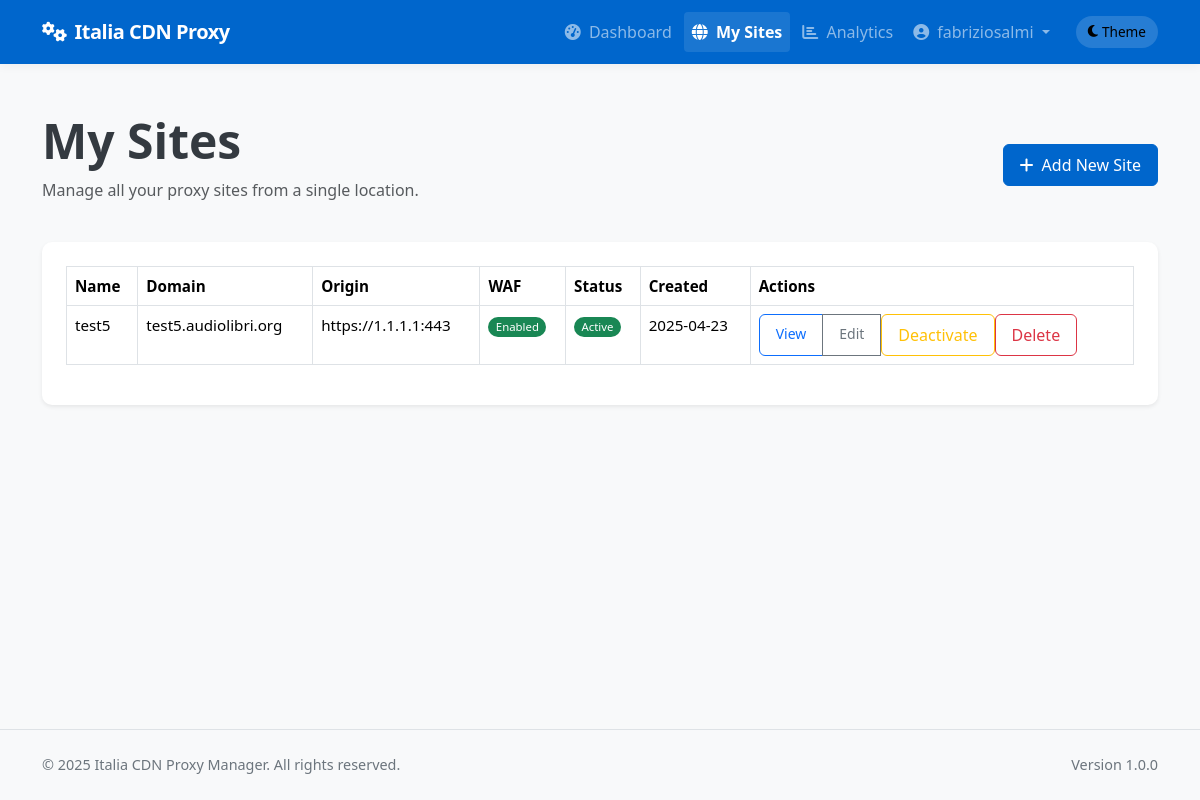
Screenshot of /client/sites (signed in) with the database file from the repository.
### app/models/models.py (models this page shows, shortened)
class User(db.Model, UserMixin):
    __tablename__ = 'users'
    id = db.Column(db.Integer, primary_key=True)
    username = db.Column(db.String(64), unique=True, index=True, nullable=False)
    email = db.Column(db.String(120), unique=True, index=True, nullable=False)
    password_hash = db.Column(db.String(128), nullable=False)
    role = db.Column(db.String(20), nullable=False, default='client')  # 'admin' or 'client'
    is_active = db.Column(db.Boolean, default=True)
    created_at = db.Column(db.DateTime, default=datetime.utcnow)
    last_login = db.Column(db.DateTime, nullable=True)
    sites = db.relationship('Site', backref='owner', lazy='dynamic')
    def is_admin(self):
        return self.role == 'admin'
    def is_client(self):
        return self.role == 'client'

class Site(db.Model):
    __tablename__ = 'sites'
    id = db.Column(db.Integer, primary_key=True)
    name = db.Column(db.String(64), nullable=False)
    domain = db.Column(db.String(255), unique=True, nullable=False)
    protocol = db.Column(db.String(10), nullable=False, default='https')  # http or https
    origin_protocol = db.Column(db.String(10), nullable=False, default='http')  # http or https for origin
    origin_address = db.Column(db.String(255), nullable=False)  # Backend server address
    origin_port = db.Column(db.Integer, nullable=False)
    user_id = db.Column(db.Integer, db.ForeignKey('users.id'), nullable=True)  # Allow null for discovered sites
    is_active = db.Column(db.Boolean, default=True)
    is_blocked = db.Column(db.Boolean, default=False)
    is_discovered = db.Column(db.Boolean, default=False)  # Whether this site was discovered from node
    use_waf = db.Column(db.Boolean, default=False)
    waf_rule_level = db.Column(db.String(10), default='basic')  # basic, medium, strict
    waf_custom_rules = db.Column(db.Text, nullable=True)  # Custom WAF rules
    waf_max_request_size = db.Column(db.Integer, default=1)  # Max request size in MB
    waf_request_timeout = db.Column(db.Integer, default=60)  # Request timeout in seconds
    waf_block_tor_exit_nodes = db.Column(db.Boolean, default=False)  # Block Tor exit nodes
    waf_rate_limiting_enabled = db.Column(db.Boolean, default=False)  # Enable rate limiting
    waf_rate_limiting_requests = db.Column(db.Integer, default=100)  # Requests per minute
    waf_rate_limiting_burst = db.Column(db.Integer, default=200)  # Burst requests
    force_https = db.Column(db.Boolean, default=True)  # New column to force HTTP to HTTPS redirect
    enable_cache = db.Column(db.Boolean, default=True)
    cache_time = db.Column(db.Integer, default=3600)  # Cache time in seconds, default 1 hour
    cache_static_time = db.Column(db.Integer, default=86400)  # Cache time for static assets in seconds, default 1 day
    custom_cache_rules = db.Column(db.Text, nullable=True)  # Custom cache rules in Nginx format
    cache_browser_time = db.Column(db.Integer, default=3600)  # Browser cache time in seconds, default 1 hour
    use_geoip = db.Column(db.Boolean, default=False)  # Whether to use GeoIP filtering
    geoip_mode = db.Column(db.String(10), default='blacklist')  # 'blacklist' or 'whitelist'
    geoip_countries = db.Column(db.Text, nullable=True)  # Comma-separated list of country codes
    geoip_level = db.Column(db.String(10), default='nginx')  # 'nginx' or 'iptables'
    created_at = db.Column(db.DateTime, default=datetime.utcnow)
    updated_at = db.Column(db.DateTime, default=datetime.utcnow, onupdate=datetime.utcnow)
    custom_config = db.Column(db.Text, nullable=True)  # Additional Nginx configuration
    site_nodes = db.relationship('SiteNode', backref='site', lazy='dynamic')
    ssl_certificates = db.relationship('SSLCertificate', backref='site', lazy='dynamic')
    config_versions = db.relationship('ConfigVersion', backref='site', lazy='dynamic')

### app/controllers/client.py (the view)
@client.route('/sites')
@login_required
@client_required
def list_sites():
    sites = Site.query.filter_by(user_id=current_user.id).all()
    return render_template('client/sites/list.html', sites=sites)

### app/templates/client/sites/list.html (shortened to what this page needs)
{% extends "base.html" %}
{% block content %}
<div class="container py-4">
    <div class="row mb-4">
        <div class="col-md-8">
            <h1 class="display-5 fw-bold mb-2">My Sites</h1>
            <p class="text-muted">Manage all your proxy sites from a single location.</p>
        </div>
        <div class="col-md-4 text-md-end d-flex align-items-center justify-content-md-end">
            <a href="{{ url_for('client.new_site') }}" class="btn btn-primary">
                <i class="fas fa-plus me-2"></i>Add New Site
            </a>
        </div>
    </div>
    <div class="card shadow-sm">
        <div class="card-body">
            {% if sites %}
            <div class="table-responsive">
                <table class="table table-bordered table-hover">
                    <thead>
                        <tr>
                            <th>Name</th>
                            <th>Domain</th>
                            <th>Origin</th>
                            <th>WAF</th>
                            <th>Status</th>
                            <th>Created</th>
                            <th>Actions</th>
                        </tr>
                    </thead>
                    <tbody>
                        {% for site in sites %}
                        <tr>
                            <td>{{ site.name }}</td>
                            <td>{{ site.domain }}</td>
                            <td>{{ site.protocol }}://{{ site.origin_address }}:{{ site.origin_port }}</td>
                            <td>
                                <span class="badge rounded-pill {% if site.use_waf %}bg-success{% else %}bg-secondary{% endif %}">
                                    {{ 'Enabled' if site.use_waf else 'Disabled' }}
                                </span>
                            </td>
                            <td>
                                <span class="badge rounded-pill {% if site.is_active %}bg-success{% else %}bg-danger{% endif %}">
                                    {{ 'Active' if site.is_active else 'Inactive' }}
                                </span>
                            </td>
                            <td>{{ site.created_at.strftime('%Y-%m-%d') }}</td>
                            <td>
                                <div class="btn-group btn-group-sm">
                                    <a href="{{ url_for('client.view_site', site_id=site.id) }}" class="btn btn-outline-primary">View</a>
                                    <a href="{{ url_for('client.edit_site', site_id=site.id) }}" class="btn btn-outline-secondary">Edit</a>
                                    <form method="POST" action="{{ url_for('client.toggle_site_active', site_id=site.id) }}" class="d-inline">
                                        <button type="submit" class="btn btn-outline-{% if site.is_active %}warning{% else %}success{% endif %}">
                                            {{ 'Deactivate' if site.is_active else 'Activate' }}
                                        </button>
                                    </form>
                                    <form method="POST" action="{{ url_for('client.delete_site', site_id=site.id) }}" class="d-inline"
                                          onsubmit="return confirm('Are you sure you want to delete this site? This action cannot be undone.');">
                                        <button type="submit" class="btn btn-outline-danger">Delete</button>
                                    </form>
                                </div>
                            </td>
                        </tr>
                        {% endfor %}
                    </tbody>
                </table>
            </div>
            {% endif %}
        </div>
    </div>
</div>
{% endblock %}

### app/templates/base.html (shortened to what this page needs)
<!DOCTYPE html>
<html lang="en" data-bs-theme="light">
<head>
    <link href="https://cdn.jsdelivr.net/npm/bootstrap@5.3.2/dist/css/bootstrap.min.css" rel="stylesheet">
    <link rel="stylesheet" href="https://cdnjs.cloudflare.com/ajax/libs/font-awesome/6.4.2/css/all.min.css">
    <link rel="stylesheet" href="{{ url_for('static', filename='css/main.css') }}">
</head>
<body>
    <header>
        <nav class="navbar navbar-expand-lg navbar-dark bg-primary">
            <div class="container">
                <a class="navbar-brand" href="/">
                    <i class="fas fa-cogs me-2"></i>Italia CDN Proxy
                </a>
                <div class="collapse navbar-collapse" id="navbarNav">
                    <ul class="navbar-nav ms-auto">
                        {% if current_user.is_authenticated %}
                            {% if current_user.is_admin() %}
                                <li class="nav-item">
                                    <a class="nav-link {% if request.endpoint == 'admin.dashboard' %}active{% endif %}" href="{{ url_for('admin.dashboard') }}">
                                        <i class="fas fa-tachometer-alt me-1"></i> Dashboard
                                    </a>
                                </li>
                                <li class="nav-item">
                                    <a class="nav-link {% if 'admin.list_users' in request.endpoint %}active{% endif %}" href="{{ url_for('admin.list_users') }}">
                                        <i class="fas fa-users me-1"></i> Users
                                    </a>
                                </li>
                                <li class="nav-item">
                                    <a class="nav-link {% if 'admin.list_nodes' in request.endpoint %}active{% endif %}" href="{{ url_for('admin.list_nodes') }}">
                                        <i class="fas fa-server me-1"></i> Nodes
                                    </a>
                                </li>
                                <li class="nav-item">
                                    <a class="nav-link {% if 'admin.list_sites' in request.endpoint %}active{% endif %}" href="{{ url_for('admin.list_sites') }}">
                                        <i class="fas fa-globe me-1"></i> Sites
                                    </a>
                                </li>
                                <li class="nav-item">
                                    <a class="nav-link {% if request.endpoint == 'admin.deployment_logs' %}active{% endif %}" href="{{ url_for('admin.deployment_logs') }}">
                                        <i class="fas fa-history me-1"></i> Logs
                                    </a>
                                </li>
                                <li class="nav-item dropdown">
                                    <a class="nav-link dropdown-toggle" href="#" id="adminToolsDropdown" role="button" data-bs-toggle="dropdown" aria-expanded="false">
                                        <i class="fas fa-tools me-1"></i> Tools
                                    </a>
                                    <ul class="dropdown-menu dropdown-menu-end" aria-labelledby="adminToolsDropdown">
                                        <li>
                                            <a class="dropdown-item" href="{{ url_for('admin.ssl_dashboard') }}">
                                                <i class="fas fa-shield-alt me-2"></i> SSL Dashboard
                                            </a>
                                        </li>
                                        <li>
                                            <a class="dropdown-item" href="{{ url_for('admin.system_logs') }}">
                                                <i class="fas fa-clipboard-list me-2"></i> System Logs
                                            </a>
                                        </li>
                                        <li>
                                            <a class="dropdown-item" href="{{ url_for('admin.analytics_dashboard') }}">
                                                <i class="fas fa-chart-line me-2"></i> Analytics
                                            </a>
                                        </li>
                                        <li><hr class="dropdown-divider"></li>
                                        <li>
                                            <a class="dropdown-item text-danger" href="{{ url_for('admin.system_reset') }}">
                                                <i class="fas fa-exclamation-triangle me-2"></i> System Reset
                                            </a>
                                        </li>
                                    </ul>
                                </li>
                            {% else %}
                                <li class="nav-item">
                                    <a class="nav-link {% if request.endpoint == 'client.dashboard' %}active{% endif %}" href="{{ url_for('client.dashboard') }}">
                                        <i class="fas fa-tachometer-alt me-1"></i> Dashboard
                                    </a>
                                </li>
                                <li class="nav-item">
                                    <a class="nav-link {% if 'client.list_sites' in request.endpoint %}active{% endif %}" href="{{ url_for('client.list_sites') }}">
                                        <i class="fas fa-globe me-1"></i> My Sites
                                    </a>
                                </li>
                                <li class="nav-item">
                                    <a class="nav-link {% if request.endpoint == 'client.analytics' %}active{% endif %}" href="{{ url_for('client.analytics') }}">
                                        <i class="fas fa-chart-bar me-1"></i> Analytics
                                    </a>
                                </li>
                            {% endif %}
                            <li class="nav-item dropdown">
                                <a class="nav-link dropdown-toggle" href="#" id="userDropdown" role="button" data-bs-toggle="dropdown" aria-expanded="false">
                                    <i class="fas fa-user-circle me-1"></i> {{ current_user.username }}
                                </a>
                            </li>
                        {% endif %}
                        <li class="nav-item d-flex align-items-center">
                            <button id="themeToggle" class="theme-toggle border-0" aria-label="Toggle theme">
                                <i class="fas fa-moon me-1"></i>
                                <span class="d-none d-md-inline">Theme</span>
                            </button>
                        </li>
                    </ul>
                </div>
            </div>
        </nav>
    </header>
    <main>
        {% block content %}{% endblock %}
    </main>
    <footer class="py-4 mt-auto border-top">
        <div class="container">
            <div class="row">
                <div class="col-md-6 text-center text-md-start">
                    <p class="mb-0">&copy; 2025 Italia CDN Proxy Manager. All rights reserved.</p>
                </div>
                <div class="col-md-6 text-center text-md-end">
                    <p class="mb-0">Version 1.0.0</p>
                </div>
            </div>
        </div>
    </footer>
</body>
</html>

### rows the page displays
User: username "fabriziosalmi"
Site: name "test5", domain "test5.audiolibri.org", protocol "https", origin_address "1.1.1.1", origin_port "443", use_waf "Enabled", is_active "Active", created_at "2025-04-23", is_active "Deactivate"
